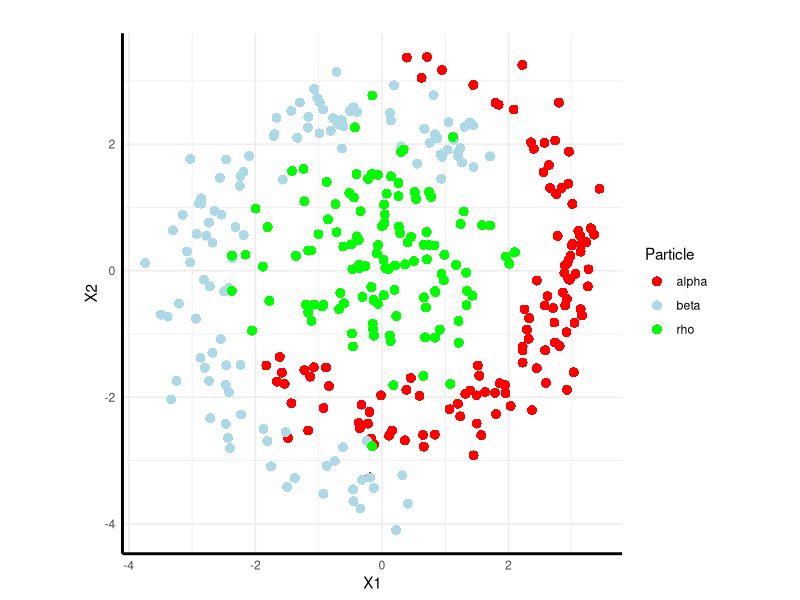

Recreate this plot in R.
## ---- chunk 1
dat =read.table("Collider_Data_2025.txt", h = TRUE,stringsAsFactors =TRUE)
# dim(dat)
# head(dat) # First five observationsare all of class 1

## ---- chunk 2
library(ggplot2)

# Create column for particle type based on Y1, Y2, Y3
dat$Particle <- ifelse(dat$Y1 == 1, "alpha", ifelse(dat$Y2 == 1, "beta", "rho"))

# Create the scatter plot
ggplot(data = dat, aes(x = X1, y = X2, color = Particle)) +
  geom_point(shape = 16, size = 3) +
  scale_color_manual(values = c("alpha" = "red", "beta" = "lightblue", "rho" = "green"),labels = c("alpha", "beta", "rho")) +  
  labs(x = "X1", y = "X2", title = "") +  
  theme_minimal() +  
  theme(legend.position = "right",axis.line = element_line(color = "black", linewidth = 1))  +
  coord_fixed()  # Ensures 1:1 aspect ratio
## ---- chunk 3

soft_max <- function(Z) {
  exp_Z <- exp(Z)
  denom <- colSums(exp_Z)
  probs <- exp_Z / matrix(denom, nrow = nrow(Z), ncol = ncol(Z), byrow = TRUE)
  return(probs)
}

## ---- chunk 4
g <- function(Yhat, Y) {
  #Yhat: 3 x N matrix of predicted probabilities
  #Y: 3 x N matrix of one-hot encoded responses
  
  log_Yhat <- -log(Yhat)
  
  C_i <- colSums(Y * log_Yhat) 
  
  return(mean(C_i))
}

